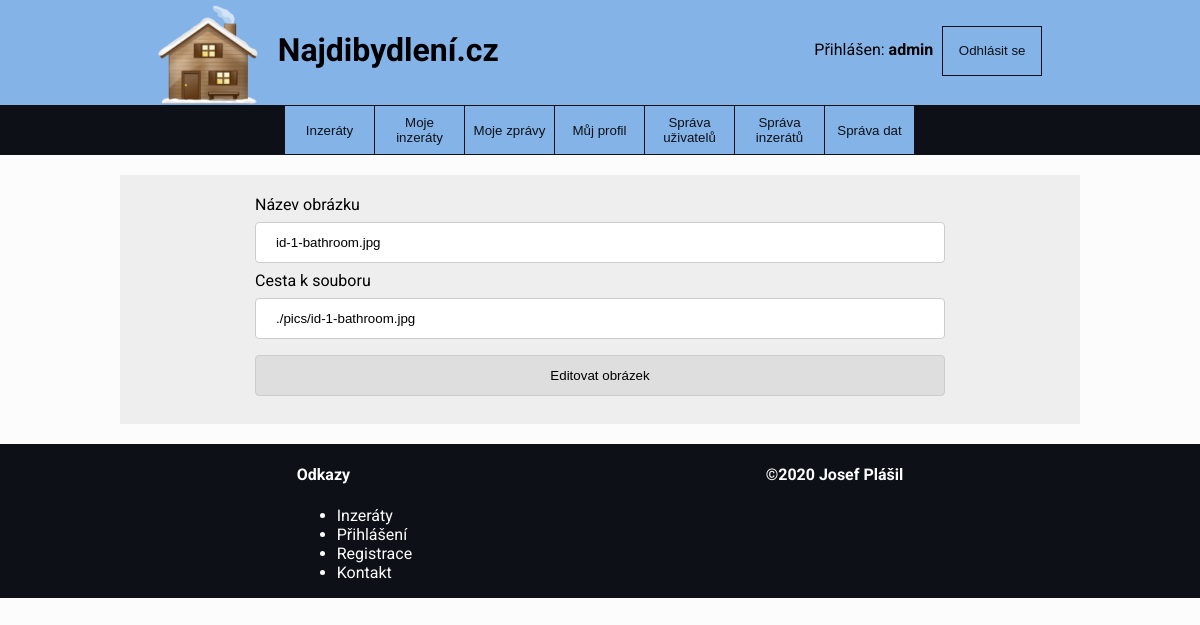
/index.php?page=edit_picture&picture=2 (signed in), run on the app's committed database.
### tables this page shows
CREATE TABLE IF NOT EXISTS `images`
(
    `image_id`      INT          NOT NULL AUTO_INCREMENT,
    `name`          VARCHAR(75)  NOT NULL,
    `path`          VARCHAR(256) NOT NULL,
    `items_item_id` INT(5)       NOT NULL,
    PRIMARY KEY (`image_id`),
    INDEX `fk_images_items1_idx` (`items_item_id` ASC),
    CONSTRAINT `fk_images_items1`
        FOREIGN KEY (`items_item_id`)
            REFERENCES `items` (`item_id`)
            ON DELETE NO ACTION
            ON UPDATE NO ACTION
);

### data/function.php (called while the page is built, shortened)
<?php
$dbServername = "localhost";
$dbUsername = "root";
$dbPassword = "Database1001";
$dbName = 'db_dev';
function getPicturesById($id) {
    global $dbServername, $dbUsername, $dbPassword, $dbName;
    $conn = new mysqli($dbServername, $dbUsername, $dbPassword, $dbName);
    $sql = "SELECT * FROM images WHERE image_id = $id";
    return $conn->query($sql);
}

### page/edit_picture.php (the view, shortened to what this page needs)
<?php
if (isset($_GET["picture"])) {
    $pictureId = $_GET["picture"];
    $picture = getPicturesById($pictureId);
    if ($picture->num_rows > 0) {
        $rowPicture = $picture->fetch_assoc();
    }
}
?>
<div class="full-width-wrapper">
    <div class="flex-wrap">
        <div class="item-details">
            <div class="message-form">
                <form action="" method="post">
                    <label>Název obrázku<input type="text" placeholder="Název obrázku" name="edit-image-name" required value="<?php
                        echo $rowPicture["name"];
                        ?>"></label>
                    <label>Cesta k souboru<input type="text" placeholder="Cesta k souboru" name="edit-image-path" required value="<?php
                        echo $rowPicture["path"];
                        ?>"></label>
                    <input type="submit" name="edit-image" value="Editovat obrázek">
                </form>
            </div>
        </div>
    </div>
</div>

### style/layout.css (style rules this page uses)
body, html { height: 100%; background-color: #fcfcfc; }
body { font-family: 'Roboto', sans-serif; position: relative; margin: 0; }
.full-width-wrapper { max-width: 960px !important; margin: 0 auto; position: relative; }
.flex-wrap { display: flex; flex-wrap: wrap; justify-content: space-around; width: 100%; float: right; position: relative; }
.search-form input[type=text], input[type=submit], select { width: 100%; padding: 12px 20px; margin: 8px 0; display: inline-block; border: 1px solid #ccc; border-radius: 4px; box-sizing: border-box; }
.item-details { width: 100%; position: relative; padding: 20px; margin: 20px 0; background: #eee; text-align: center; }
.message-form { width: 75%; margin: 0 auto; text-align: left; }
.message-form input, textarea { width: 100%; padding: 12px 20px; margin: 8px 0; display: inline-block; border: 1px solid #ccc; border-radius: 4px; box-sizing: border-box; }
.message-form label { white-space: pre-wrap; align-items: center; }
.message-form input[type=submit] { background: #dedede; }

### data on the page
images: edit-image-name "id-1-bathroom.jpg", edit-image-path "./pics/id-1-bathroom.jpg"

### other printed values
$username "admin"
